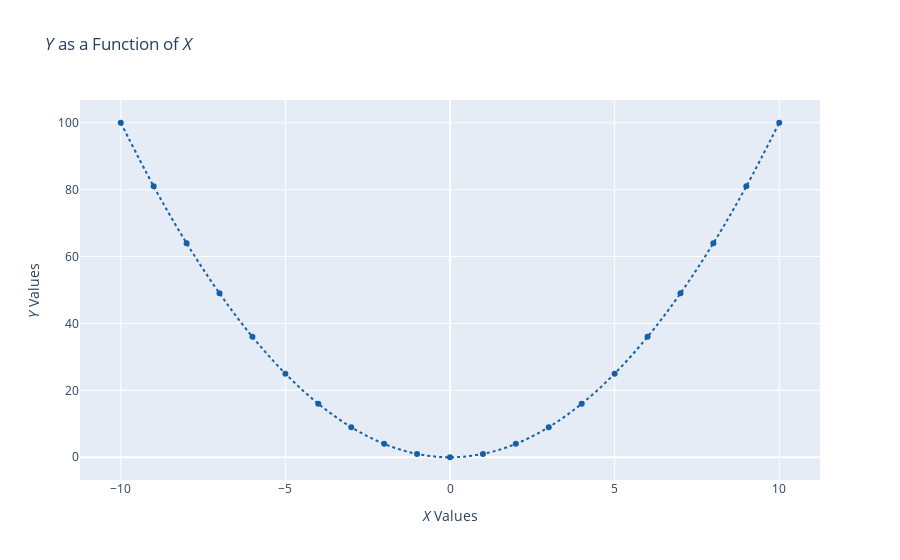

Here is the notebook cell this chart was saved with:
### Code cell
x = np.linspace(-10,10,21)
y = []
for num in x:
    y_val = num**2
    y.append(y_val)

layout = go.Layout(
    title = "<i>Y</i> as a Function of <i>X</i>",
    yaxis = dict(
        title="<i>Y</i> Values"
    ),
    xaxis = dict(
        title="<i>X</i> Values"
    ),
)

trace1 = go.Scatter(
    x = x,
    y = y,
    mode = "lines+markers",
    name = "Plot 1",
    line=dict(
        color = ('rgb(22, 96, 167)'),
        shape = "spline",
        dash = "dot"
    )
    
)

fig = go.Figure(data = [trace1], layout = layout)
py.offline.iplot(fig)

### Figure 1 — Plotly figure (JSON) as saved in the notebook; plotly's stock layout.template omitted (floating-point values rounded to 4 significant figures)
{"data": [{"line": {"color": "rgb(22, 96, 167)", "dash": "dot", "shape": "spline"}, "mode": "lines+markers", "name": "Plot 1", "type": "scatter", "x": [-10, -9, -8, -7, -6, -5, -4, -3, -2, -1, 0, 1, 2, 3, 4, 5, 6, 7, 8, 9, 10], "y": [100, 81, 64, 49, 36, 25, 16, 9, 4, 1, 0, 1, 4, 9, 16, 25, 36, 49, 64, 81, 100]}], "layout": {"title": {"text": "<i>Y</i> as a Function of <i>X</i>"}, "xaxis": {"title": {"text": "<i>X</i> Values"}}, "yaxis": {"title": {"text": "<i>Y</i> Values"}}}}
